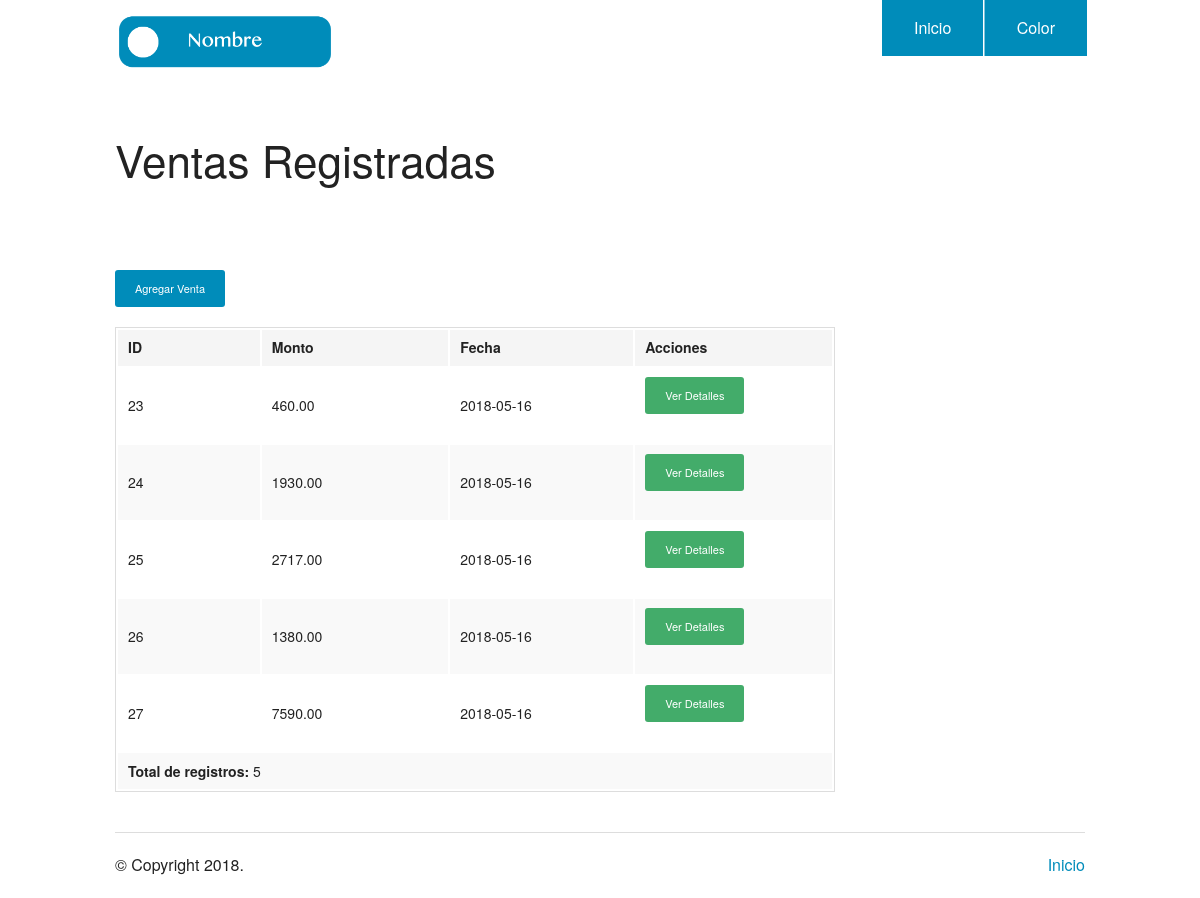
Page /ventas.php on the committed database.
### tables this page shows
CREATE TABLE `venta` (
  `id` int(11) NOT NULL,
  `monto` decimal(15,2) NOT NULL,
  `fecha` date NOT NULL
);

### database_utilities.php (called while the page is built, shortened)
<?php
	require_once('database_credentials.php');
	try
	{
		$PDO = new PDO(	$dsn, $user, $password);
	}
	catch(PDOException $e)
	{
		echo 'Error al conectarnos: ' . $e->getMessage();
	}
  	function ventas()
  	{
  		global $PDO;
  		$sql = "SELECT * FROM venta";
  		$statement = $PDO->PREPARE($sql);
  		$statement->EXECUTE();
  		$results = $statement-> fetchAll();
  		return $results;
  	}
?>

### ventas.php (the view, shortened to what this page needs)
<?php
require_once('database_utilities.php');
$resultados = ventas();
?>
<!doctype html>
<html class="no-js" lang="en">
  <head>
    <link rel="stylesheet" href="./css/foundation.css" />
  </head>
  <body>
    <?php require_once('header.php'); ?>
    <div class="row">
      <div class="large-9 columns">
        <div class="section-container tabs" data-section>
          <section class="section">
            <div class="content" data-slug="panel1">
              <?php if($resultados){
              ?>
              <br><br>
              <h1>Ventas Registradas</h1>
              <br><br><br>
              <a href="./agregar_venta.php" class="button radius tiny">Agregar Venta</a>
              <table>
                <thead>
                  <tr>
                    <th width="200">ID</th>
                    <th width="250">Monto</th>
                    <th width="250">Fecha</th>
                    <th width="250">Acciones</th>
                  </tr>
                </thead>
                <tbody>
                  <?php foreach( $resultados as $id => $user ){
                  ?>
                  <tr>
                    <td><?php echo $user['id'] ?></td>
                    <td><?php echo $user['monto'] ?></td>
                    <td><?php echo $user['fecha'] ?></td>
                    <td>
                    <a href="./detalle_venta.php?id=<?php echo $user['id']; ?>" class="button radius tiny success">Ver Detalles</a></td>
                  </tr>
                  <?php } ?>
                  <tr>
                    <td colspan="6"><b>Total de registros: </b> <?php echo count($resultados); ?></td>
                  </tr>
                </tbody>
              </table>
              <?php }else{ ?>
              No hay registros
              <?php } ?>
            </div>
          </section>
        </div>
      </div>
    </div>
    <?php require_once('footer.php'); ?>

### header.php (shortened to what this page needs)
<!doctype html>
<html class="no-js" lang="en">
  <head>
    <link rel="stylesheet" href="./css/foundation.css" />
  </head>
  <body>
<div class="row">
      <div class="large-3 columns">
        <h1><img src="./img/logo.png"/></h1>
      </div>
      <div class="large-9 columns">
        <ul class="right button-group">
          <li><a href="./index.php" class="button">Inicio</a></li>
          <li><a href="./random.php" class="button">Color</a></li>
        </ul>
      </div>
    </div>

### footer.php (shortened to what this page needs)
<footer class="row">
      <div class="large-12 columns">
        <hr/>
        <div class="row">
          <div class="large-6 columns">
            <p>&copy; Copyright <?php echo date('Y'); ?>.</p>
          </div>
          <div class="large-6 columns">
            <ul class="inline-list right">
              <li><a href="./index.php">Inicio</a></li>
            </ul>
          </div>
        </div>
      </div>
    </footer>
  </body>
</html>

### rows in the picture
venta: id "23", monto "460.00", fecha "2018-05-16"
venta: id "24", monto "1930.00", fecha "2018-05-16"
venta: id "25", monto "2717.00", fecha "2018-05-16"
venta: id "26", monto "1380.00", fecha "2018-05-16"
venta: id "27", monto "7590.00", fecha "2018-05-16"

### other values in the picture
count($resultados) "5"
